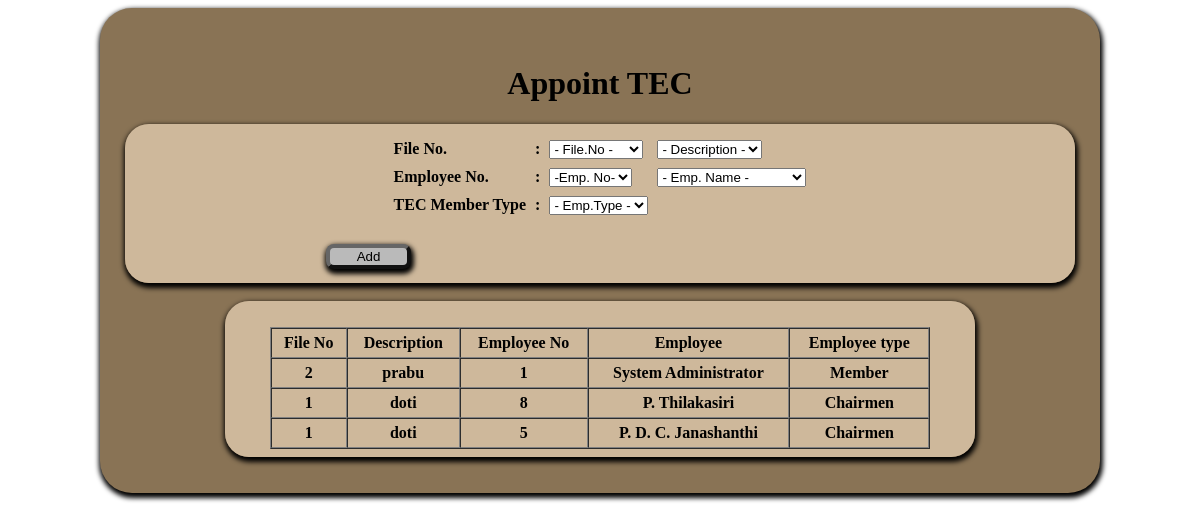
The page /appoint_tec.php on the database its author committed.
### tables this page shows
CREATE TABLE `pc_app_tec` (
  `pr_app_no` int(50) NOT NULL,
  `file_no` int(50) NOT NULL,
  `description` varchar(100) NOT NULL,
  `emp_no` int(50) NOT NULL,
  `emp_name` varchar(100) NOT NULL,
  `emp_type` varchar(50) NOT NULL
);

### appoint_tec.php (the view, shortened to what this page needs)
 <!DOCTYPE html>
<html>
<head>
<link href="css/Css_file.css" rel="stylesheet" type="text/css">
</head>
    <body>
<div id="wrapp">
	<form name = "form1" method="post" action=""  class="plain" >
<table align="center" class="searchResults">
		<table align="center" width="95%" id="wrapped2"  border="0" cellpadding="10" cellspacing="1">
			<caption>
			<h1>Appoint TEC</h1></caption>
				<tr>
					<th>
					<table align="center"  border="0" cellpadding="4" cellspacing="1" style="color:#000000">
                <div class="combobox">
				<tr>
					<th valign="top" scope="row"><div align="left">File No.</div></th>
					<th valign="top">:</th>
							<td align="left">
                            <select name ="fileno" id = "fileno" onchange = "onChangeId()" >
            <?php
				echo "<option >- File.No -</option>";
			?>
            </select>
                        <td align="left">
                        <select name = "description" id = "description" onchange = "myFunction()">
                               <?php
				echo "<option >- Description -</option>";
			?>
                   	 	</td>
            	</td>
    </tr>
				</tr>
				</div>
				<tr>
					<th valign="top" scope="row"><div align="left">Employee No.</div></th>
					<th valign="top">:</th>
					<td align="left"><select name = "empno" id = "empno" onchange = "onChangeEId()">
            <?php
				echo "<option >-Emp. No-</option>";
			?>
                    <td align="left"><select name = "empname" id = "empname" onchange = "myEFunction()">
                <?php
				echo "<option >- Emp. Name -</option>";
			?>
                   	 	</td>
                     </td>
				</tr>
				<tr>
					<th valign="top" scope="row"><div align="left">TEC Member Type</div></th>
					<th valign="top">:</th>
					<td align="left"><select name = "emptype" id = "emptype" onchange = "">
				<option >- Emp.Type -</option>;
					</td>
				</tr>
			<br/>
			<br/>
			<tr>
				<td class="tbrow" colspan="3" >
				<table width="100%" >
					<tr >
						<td class="tbrow" width="22%"> <div align="center"><font color="#FF33CC" size="1">
							<input name="btnadd" type="submit" id="btnadd" value="Add" onClick="">
							</font></div>
						</td>
					<td class="tbrow" width="22%">
				</tr>
				</table>
				</td>
			</tr>
<br/>
			<table id="wrapped" align="center" cellspacing="3" cellpadding="5" border="0">
			<tr>
				<th>
				<?php
					$result1 = mysql_query("SELECT * FROM pc_app_tec ORDER BY pr_app_no");
					if(mysql_num_rows($result1)>0){
					if ($myrow = mysql_fetch_array($result1)) {
					echo '<br>';
					echo '<table id = "table2" align="center" border="1" cellspacing="0" cellpadding="5" width=90% >'."\n";
					echo '<tr height="30">';
					echo '<td class="tbrow" ><div align="center">File No</td>';
                    echo '<td class="tbrow" ><div align="center">Description</td>';
					echo '<td class="tbrow" ><div align="center">Employee No</td>';
                    echo '<td class="tbrow" ><div align="center">Employee</td>';
					echo '<td class="tbrow" ><div align="center">Employee type</td>';
					echo "</tr>\n";
					do {
				?>
				<tr>
                	<td class="" ><?php echo $myrow['file_no']; ?></td>
                    <td class="" ><?php echo $myrow['description']; ?></td>
                	<td class="" ><?php echo $myrow['emp_no']; ?></td>
					<td class="" ><?php echo $myrow['emp_name']; ?></td>
					<td class=""><?php echo $myrow['emp_type']; ?></td>
				<?php
					}
					while ($myrow = mysql_fetch_array($result1));
					echo '</table>';
					}
					}
					else{
						echo "No Result to Display";
					}
				?>
				</th>
			</table>
	<br />
	<br />
</body>
</html>

### css/Css_file.css (style rules this page uses)
Caption { color:#000000; white-space:nowrap; }
#wrapp { width:1000px; margin:auto; background:#897355; box-shadow:1px 3px 5px 2px; border-radius:2em; }
input[type="submit"],#browse,#start-upload,.butt { background:#bababa; border-radius: 8px; border-color:#666666; border-width:4px; width:85px; box-shadow:1px 3px 5px 2px; }
#wrapped { background:url(../images/inbg5.png); margin:auto; width:750px; box-shadow:1px 3px 5px 2px; border-radius:1.5em; }
#wrapped2 { background:url(../images/inbg5.png); margin:auto; width:95%; box-shadow:1px 3px 5px 2px; border-radius:1.5em; }
th, td { font-weight:bolder; vertical-align:central; color:#000; font-size:16px; }

### rows shown on the page
pc_app_tec: file_no "2", description "prabu", emp_no "1", emp_name "System Administrator", emp_type "Member"
pc_app_tec: file_no "1", description "doti", emp_no "8", emp_name "P. Thilakasiri", emp_type "Chairmen"
pc_app_tec: file_no "1", description "doti", emp_no "5", emp_name "P. D. C. Janashanthi", emp_type "Chairmen"
